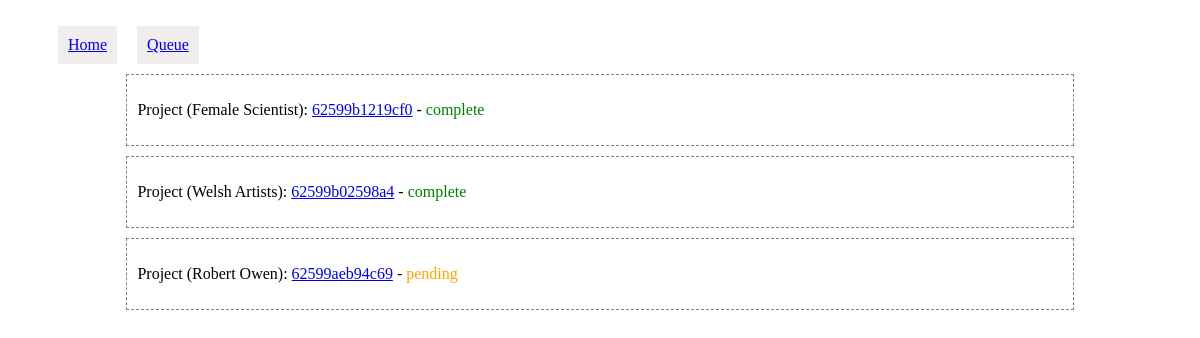
Page /query/results.php on the committed database.
### tables this page shows
CREATE TABLE "queue"(
    "id" INTEGER PRIMARY KEY AUTOINCREMENT NOT NULL,
    "project_title" VARCHAR,
    "project" INTEGER,
    "query_type" VARCHAR,
    "query" VARCHAR,
    "status" VARCHAR,
    "created" DATE,
    "updated" DATE
);

### query/database/queue.php (called while the page is built, shortened)
<?php
class AllItems {
  private $db;
  public function __construct()
  {
    $this->db = new SQLite3('database/amp.sqlite', SQLITE3_OPEN_CREATE | SQLITE3_OPEN_READWRITE);
  }
  public function getAllItems()
  {
    $results = $this->db->query('SELECT * FROM `queue` ORDER BY `updated` DESC LIMIT 50');
    $items = [];
    while ($row = $results->fetchArray()) {
      $items[] = $row;
    }
    return $items;
  }
}

### query/results.php (the view, shortened to what this page needs)
<?php
  include_once 'database/queue.php';
  $queue = new AllItems();
  $items = $queue->getAllItems();
?>
<?php include_once 'includes/header.php'; ?>
  <div id="container">
    <?php
      if(isset($_GET['id'])) {
        $last_id = $_GET['id'];
      }else{
        $last_id = '';
      }
      foreach($items as $k => $v) {
        $id = $v['id'];
        if($id == $last_id) $recent = 'recent';
        else $recent = '';
        echo '<div class="items '. $recent .'">';
          if($v['status'] == 0) $status = '<span class="pending">pending</span>';
          if($v['status'] == 1) $status = '<span class="complete">complete</span>';
          echo '<p>Project ('.$v['project_title'].'): <a href="view_project.php?id='.$v['project'].'">' . $v['project'] . '</a> - ' . $status . '</p>';
        echo '</div>';
      }
    ?>
  </div>
<?php include_once 'includes/footer.php'; ?>

### query/assets/style.css (style rules this page uses)
#container { margin: 0 auto; width:80%; margin-top:100px; clear: both; }
.items { border: 1px dashed gray; padding: 10px; margin:10px 0; }
.pending { color:orange; }
.complete { color: green; }

### rows in the picture
queue: project_title "Female Scientist", project "62599b1219cf0", status "complete"
queue: project_title "Welsh Artists", project "62599b02598a4", status "complete"
queue: project_title "Robert Owen", project "62599aeb94c69", status "pending"
